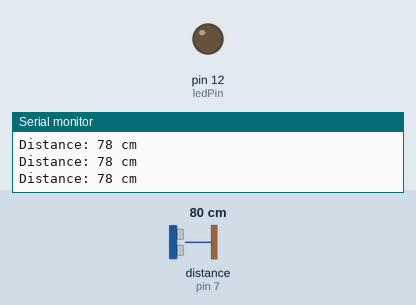
This sketch was run on a simulated Arduino Uno, built with avr-gcc and run on an emulated ATmega328P. Parts: output pins drawn as LEDs (lit = HIGH), the last lines printed to the serial monitor. Wiring (inferred from the names in the program): ultrasonic range finder: trigger pin 8; echo pin 7. Inputs (shaded band) come from the test bench; at power-on: distance to the obstacle (sensor on pin 7) 80 cm. The echo pulse lasts 58.3 µs per cm; pins used as bus, display or sensor lines are not drawn.

Above: at 1.2 s.
1.3 s: distance to the obstacle (sensor on pin 7) set to 23 cm
2.8 s: distance to the obstacle (sensor on pin 7) set to 18 cm
At 3.5 s:
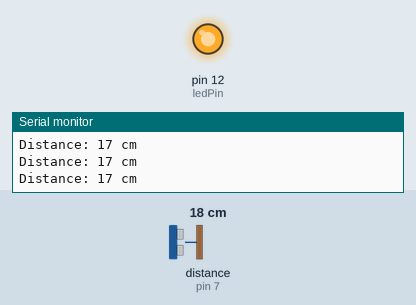
4.3 s: distance to the obstacle (sensor on pin 7) set to 35 cm
At 5.3 s:
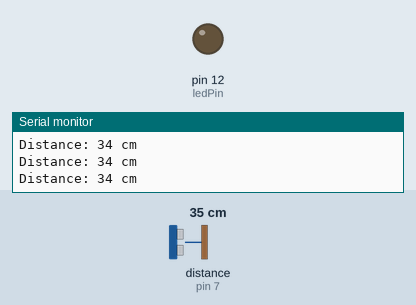
5.9 s: distance to the obstacle (sensor on pin 7) set to 2 cm
At 7.2 s:
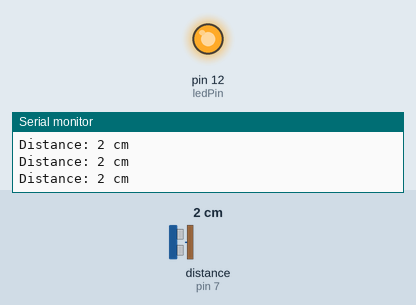
Timing chart, 0 to 8.5 s (numbered marks = the images above; inputs shaded):
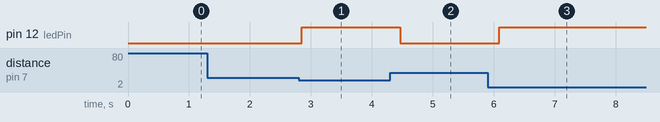

The sketch:

ULTRA_SONIC.ino
```cpp
const int trigPin = 8;
const int echoPin = 7;
const int ledPin = 12;      // LED connected to pin 6

void setup() {
  pinMode(trigPin, OUTPUT);
  pinMode(echoPin, INPUT);
  pinMode(ledPin, OUTPUT);
  Serial.begin(9600);
}

void loop() {
  // Send a trigger pulse
  digitalWrite(trigPin, LOW);
  delayMicroseconds(2);
  digitalWrite(trigPin, HIGH);
  delayMicroseconds(10);
  digitalWrite(trigPin, LOW);

  // Measure echo pulse
  long duration = pulseIn(echoPin, HIGH);
  int distanceCm = duration * 0.034 / 2;

  Serial.print("Distance: ");
  Serial.print(distanceCm);
  Serial.println(" cm");

  // Check distance and blink LED
  if (distanceCm < 20) {
    digitalWrite(ledPin, HIGH);  // LED ON
  } else {
    digitalWrite(ledPin, LOW);   // LED stays OFF
  }
  delay(200);  // Main loop delay for stability
}
```

Measured:
- the behaviour switches between 21 and 20 cm on distance to the obstacle (sensor on pin 7) (found by bisection; images 0 and 1)
- after the input at 2.8 s, pin 12 (ledPin): LOW → HIGH after 0.05 s
- after the input at 4.3 s, pin 12 (ledPin): HIGH → LOW after 0.17 s
- after the input at 5.9 s, pin 12 (ledPin): LOW → HIGH after 0.19 s
